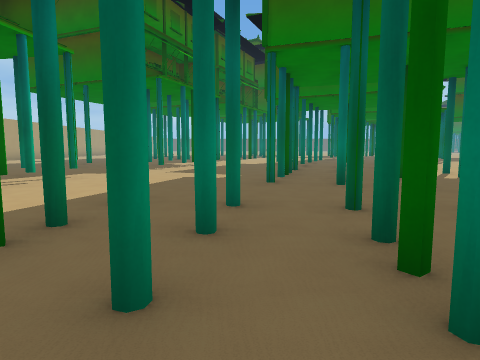
View 1 (above)

24 first-person views from a walk through a 3-D level made in the Godot game engine. The camera is 1.4 m above the floor, tilts 6° down and sees 75° across. The floor is counted in squares, 2 m on a side. Each view is taken from the middle of a square. On the plan, view 1 faces up. The plan holds only what a view shows up to about 10 squares ahead; the rest is blank. The place goes on beyond the plan.

View 2
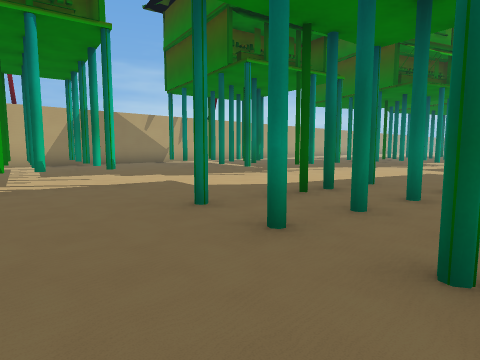

View 3
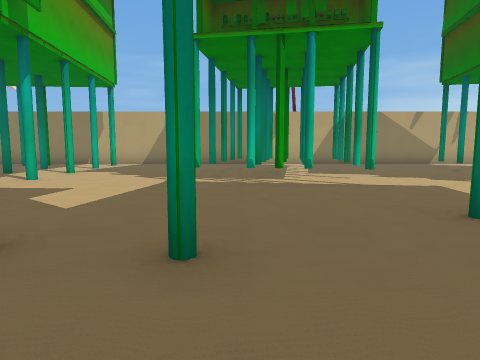

View 4
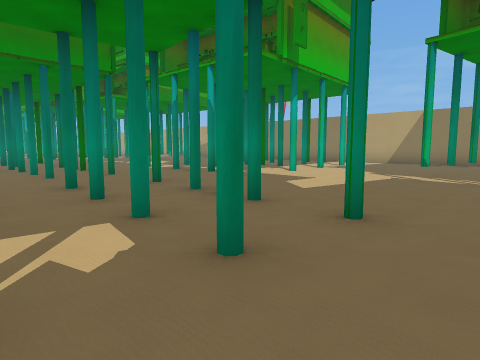

View 5
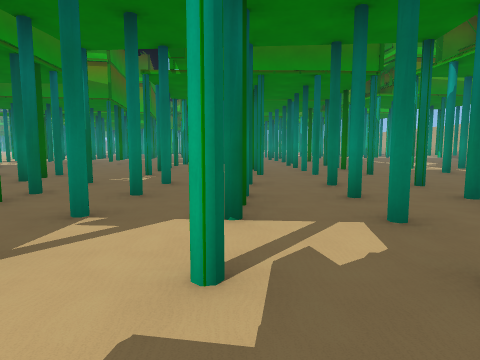

View 6
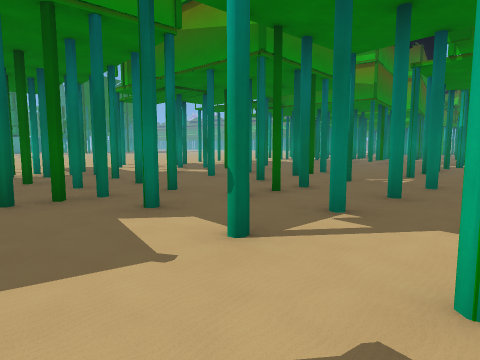

View 7
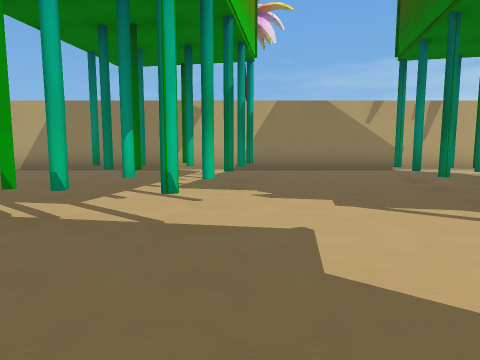

View 8
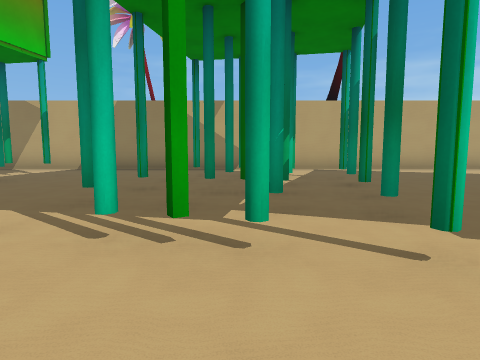

View 9
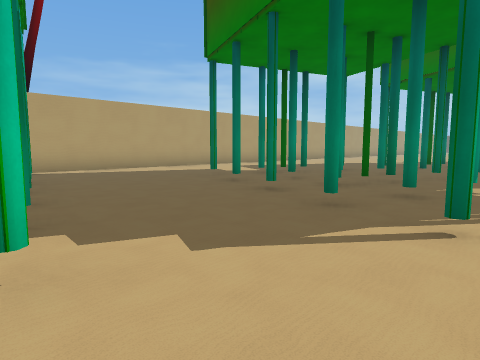

View 10
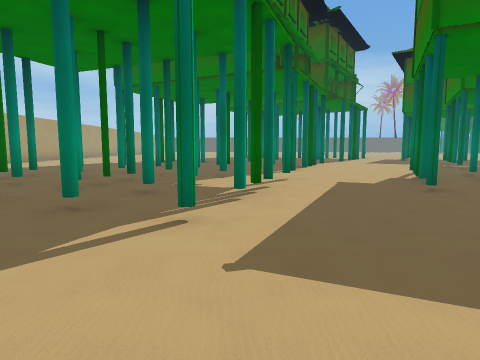

View 11
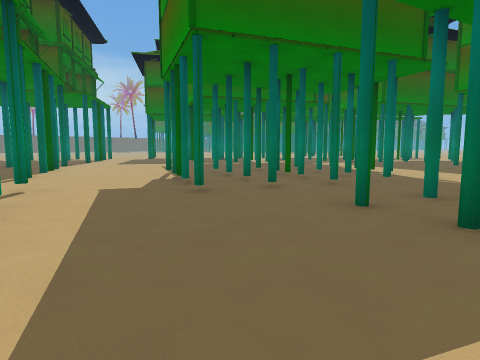

View 12
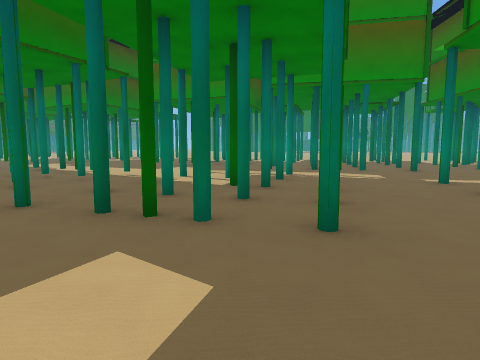

View 13
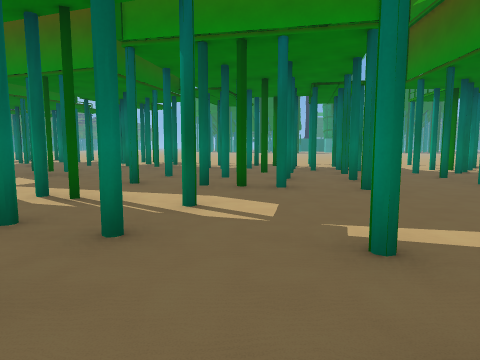

View 14
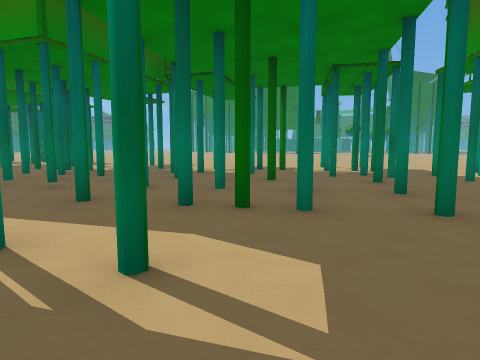

View 15
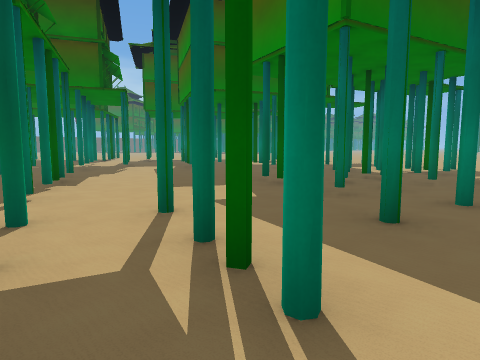

View 16
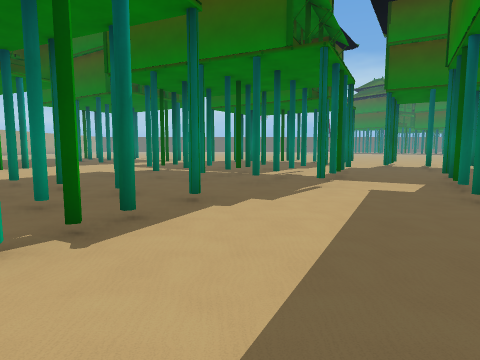

View 17
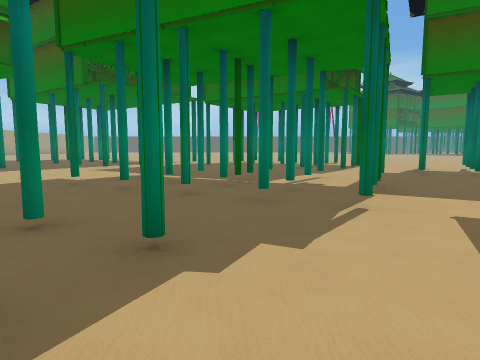

View 18
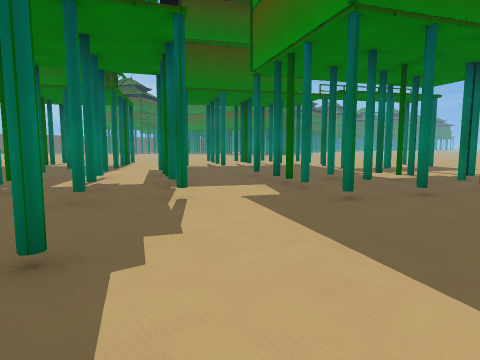

View 19
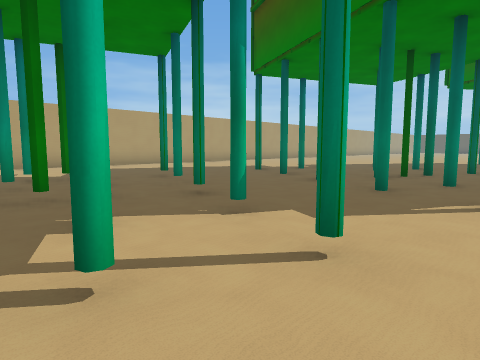

View 20
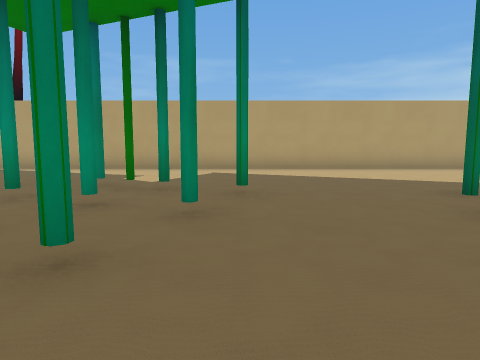

View 21
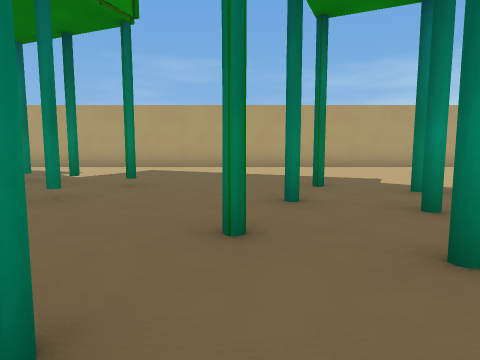

View 22
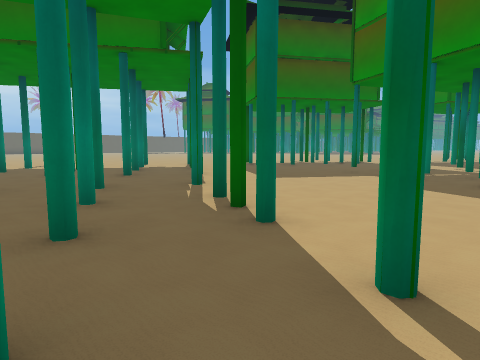

View 23
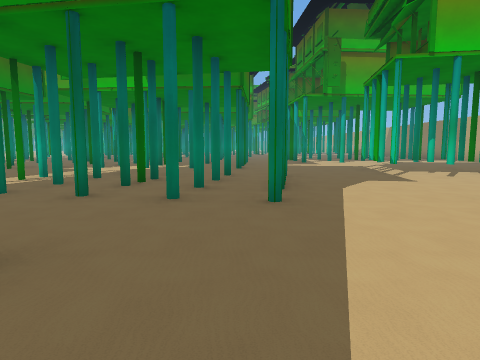

View 24
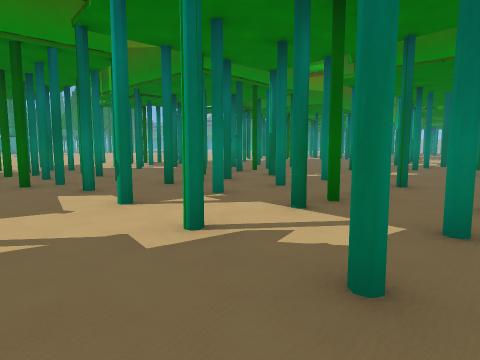

### Floor plan
Key: @ floor where view 1 was taken; # wall or solid block; x gap in a wall; . floor; H house; O other object.
Columns run from 12 left of view 1 to 15 right of it. Each row starts with its distance up from view 1.
 22 #......H.......O...  H  H
 21 #.....H...H...H........H..H
 20 #.......H..H.............H.
 19 #......H.H...H....H..H....HH
 18 #...........H......H...H...H
 17 #.........H......H..HH......
 16 #....H............H...H..H..
 15 #....H..H...........H...H..H
 14 #....HH....H..H...H.....H..
 13 #.....H..H....H.H..H...H..H
 12 #...H..H.HH........H.....H.H
 11 #......H..H................
 10 #.................H...H....
  9 #..............HH.....HH.##H
  8 #..HH........H.HH..H...HH###
  7 #..HH...H.....H.HHH....H.HH.
  6 #...HH..H....HH..HH.H....H
  5 #.H...H.H......H..H....HxHH
  4 #....HHH....H.......H..H..
  3 #.........H.....H....H....
  2 #.........H..H..H..H....H
  1 #.H..HH......HH.H.....HxHH
  0 #.HH...H..HH@HH...........
 -1 #.HHH..H............HHH.H.
 -2 #.HHH..H...H.......H.HH#H.
 -3 #......H......H.HH..HHH#Hx
 -4 #..........H..H.HHH.HH###
 -5 #..........H..H..H.......
 -6 #. .....H.........H.H..H
 -7    H........H.HH.H..H..H
 -8    H.HH H.............H
 -9    ..   H..H...HH..HH
-10    H   .....H..HH...H.
-11        .H .H....H.. ..
-12            .. ....
-13            HH HHH

Positions as (right, up) in squares from view 1, and headings:
1: (0, 0), facing up
2: (1, -2), facing up-left
3: (1, -2), facing left
4: (2, -1), facing down-left
5: (2, -1), facing down
6: (2, -1), facing down-right
7: (-2, 1), facing left
8: (-2, 6), facing left
9: (-2, 7), facing up-left
10: (-2, 7), facing up
11: (-2, 8), facing up-right
12: (-2, 7), facing right
13: (2, 4), facing right
14: (4, 4), facing right
15: (5, 5), facing up-right
16: (8, 9), facing up
17: (8, 11), facing up
18: (7, 11), facing up-right
19: (0, 12), facing up-left
20: (-2, 16), facing left
21: (-1, 18), facing left
22: (-2, 16), facing up-right
23: (-1, 8), facing down
24: (0, -1), facing down-right
